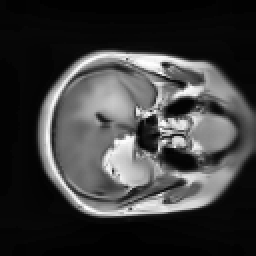
#> input picture outputs/ce_mri_enhanced/1/pid100360_212.png, 128 x 128 px (shown 2 times larger); its folder holds only this picture in this run
$ python module1_enhance.py
#> lines starting #> are read from the running program, lines starting #| are printed output that depends on the picture
#> in process_single_image, img is the input picture: shape (128, 128); min 0, max 255, mean 59.7
#!/usr/bin/env python3
"""
Module 1: Image Enhancement Pipeline
Applies Non-Local Means denoising + CLAHE to all MRI images
Optimized for multi-core CPU processing

Hardware detected:
- CPU: AMD Ryzen 5 5600H (12 cores)
- GPU: NVIDIA GeForce GTX 1650 Mobile

Usage:
    python src/module1_enhance.py
"""

import cv2
import os
import glob
from tqdm import tqdm
import numpy as np
from multiprocessing import Pool, cpu_count
from functools import partial

# Paths
INPUT_ROOT = "outputs/ce_mri_images"
OUTPUT_ROOT = "outputs/ce_mri_enhanced"
LOG_DIR = "outputs/logs"

# Create output directories
os.makedirs(OUTPUT_ROOT, exist_ok=True)
os.makedirs(LOG_DIR, exist_ok=True)


def enhance_image(img):
    """
    Apply complete enhancement pipeline:
    1. Non-Local Means Denoising
    2. CLAHE contrast enhancement
    3. Normalization

    Args:
        img: Input grayscale image (numpy array)

    Returns:
        enhanced: Enhanced image (numpy array, uint8, [0, 255])
    """
    # Step 1: Denoise using Non-Local Means
    # h=10: filter strength (good balance between noise reduction and detail preservation)
    # templateWindowSize=7: size of template patch for comparison
    # searchWindowSize=21: size of area where search is performed
    denoised = cv2.fastNlMeansDenoising(img, None, h=10, templateWindowSize=7, searchWindowSize=21)

    # Step 2: Apply CLAHE for adaptive contrast enhancement
    # clipLimit=2.0: threshold for contrast limiting (prevents over-amplification)
    # tileGridSize=(8,8): size of grid for local histogram equalization
    clahe = cv2.createCLAHE(clipLimit=2.0, tileGridSize=(8, 8))
    enhanced = clahe.apply(denoised)
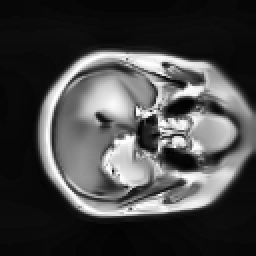
#> enhanced: shape (128, 128) (shown 2 times larger); min 2, max 255, mean 69.6

    # Step 3: Normalize to [0, 255] range
    enhanced = cv2.normalize(enhanced, None, 0, 255, cv2.NORM_MINMAX).astype(np.uint8)

    return enhanced


def process_single_image(args):
    """
    Process a single image (for parallel processing)

    Args:
        args: tuple of (img_path, output_dir)

    Returns:
        tuple: (success: bool, error_msg: str or None)
    """
    img_path, output_dir = args

    try:
        # Read image
        img = cv2.imread(img_path, cv2.IMREAD_GRAYSCALE)

        if img is None:
            return (False, f"Failed to read: {img_path}")

        # Apply enhancement
        enhanced = enhance_image(img)

        # Save enhanced image with same filename
        filename = os.path.basename(img_path)
        output_path = os.path.join(output_dir, filename)
        cv2.imwrite(output_path, enhanced)

        return (True, None)

    except Exception as e:
        return (False, f"{img_path}\t{repr(e)}")


def main():
    """Process all images in the dataset using parallel processing"""

    # Detect number of CPU cores
    num_cores = cpu_count()
    # Use 75% of cores to leave some for system
    num_workers = max(1, int(num_cores * 0.75))

    print("=" * 70)
    print("IMAGE ENHANCEMENT MODULE (Module 1)")
    print("=" * 70)
    print("\nHardware Info:")
    print(f"  CPU Cores: {num_cores} (using {num_workers} workers for parallel processing)")
    print("\nTechniques:")
    print("  1. Non-Local Means Denoising (h=10)")
    print("  2. CLAHE (clipLimit=2.0, tileGridSize=8x8)")
    print("  3. Normalization [0, 255]")
    print()

    error_log_path = os.path.join(LOG_DIR, "enhancement_errors.txt")
    error_count = 0
    success_count = 0
    all_errors = []

    # Process each class folder
    for label in ["1", "2", "3"]:
        input_dir = os.path.join(INPUT_ROOT, label)
        output_dir = os.path.join(OUTPUT_ROOT, label)
        os.makedirs(output_dir, exist_ok=True)

        # Get all PNG files in this class
        img_paths = glob.glob(os.path.join(input_dir, "*.png"))

        if not img_paths:
            print(f"⚠️  No images found in {input_dir}")
            continue

        print(f"\n📁 Processing Class {label}: {len(img_paths)} images")
        print("-" * 70)

        # Prepare arguments for parallel processing
        process_args = [(img_path, output_dir) for img_path in img_paths]

        # Process images in parallel with progress bar
        with Pool(processes=num_workers) as pool:
            results = list(tqdm(
                pool.imap(process_single_image, process_args),
                total=len(img_paths),
                desc=f"Class {label}"
            ))

        # Count successes and collect errors
        for success, error_msg in results:
            if success:
                success_count += 1
            else:
                error_count += 1
                all_errors.append(error_msg)
#> pass 2 of the loop in main, `for label in ["1", "2", "3"]:`:
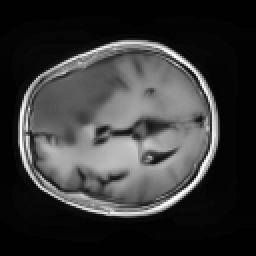
#> input picture outputs/ce_mri_enhanced/2/pid100820_209.png, 128 x 128 px (shown 2 times larger)
#> in process_single_image, img is the input picture: shape (128, 128); min 0, max 255, mean 54.8
#> in enhance_image (call 2), `enhanced = clahe.apply(denoised)`:
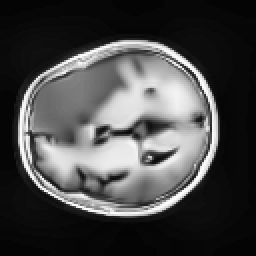
#> enhanced: shape (128, 128) (shown 2 times larger); min 3, max 255, mean 72.3

    # Write errors to log file if any
    if all_errors:
        with open(error_log_path, "w") as f:
            for error in all_errors:
                f.write(f"{error}\n")

    # Print summary
    print("\n" + "=" * 70)
    print("ENHANCEMENT COMPLETE")
    print("=" * 70)
    print(f"✓ Successfully processed: {success_count} images")
    if error_count > 0:
        print(f"✗ Errors: {error_count} (see {error_log_path})")
    else:
        print(f"✓ No errors")
    print(f"\nEnhanced images saved to: {OUTPUT_ROOT}/")
    print("=" * 70)


if __name__ == "__main__":
    main()
